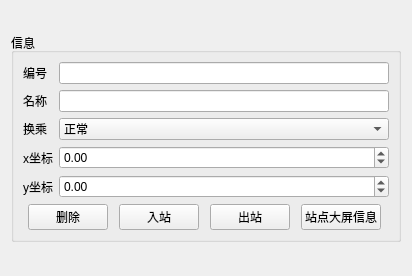
<?xml version="1.0" encoding="UTF-8"?>
<ui version="4.0">
 <class>InfoSation</class>
 <widget class="QWidget" name="InfoSation">
  <property name="geometry">
   <rect>
    <x>0</x>
    <y>0</y>
    <width>412</width>
    <height>276</height>
   </rect>
  </property>
  <property name="windowTitle">
   <string>Form</string>
  </property>
  <layout class="QVBoxLayout" name="verticalLayout">
   <item>
    <widget class="QGroupBox" name="groupBox">
     <property name="sizePolicy">
      <sizepolicy hsizetype="Preferred" vsizetype="Fixed">
       <horstretch>0</horstretch>
       <verstretch>0</verstretch>
      </sizepolicy>
     </property>
     <property name="title">
      <string>信息</string>
     </property>
     <layout class="QVBoxLayout" name="verticalLayout_2">
      <item>
       <layout class="QFormLayout" name="formLayout">
        <item row="0" column="0">
         <widget class="QLabel" name="label_2">
          <property name="font">
           <font>
            <pointsize>9</pointsize>
           </font>
          </property>
          <property name="text">
           <string>编号</string>
          </property>
         </widget>
        </item>
        <item row="1" column="0">
         <widget class="QLabel" name="label_3">
          <property name="font">
           <font>
            <pointsize>9</pointsize>
           </font>
          </property>
          <property name="text">
           <string>名称</string>
          </property>
         </widget>
        </item>
        <item row="2" column="0">
         <widget class="QLabel" name="label_7">
          <property name="font">
           <font>
            <pointsize>9</pointsize>
           </font>
          </property>
          <property name="text">
           <string>换乘</string>
          </property>
         </widget>
        </item>
        <item row="3" column="0">
         <widget class="QLabel" name="label_6">
          <property name="font">
           <font>
            <pointsize>9</pointsize>
           </font>
          </property>
          <property name="text">
           <string>x坐标</string>
          </property>
         </widget>
        </item>
        <item row="4" column="0">
         <widget class="QLabel" name="label_8">
          <property name="font">
           <font>
            <pointsize>9</pointsize>
           </font>
          </property>
          <property name="text">
           <string>y坐标</string>
          </property>
         </widget>
        </item>
        <item row="2" column="1">
         <widget class="QComboBox" name="sizeBox">
          <property name="sizePolicy">
           <sizepolicy hsizetype="Preferred" vsizetype="Fixed">
            <horstretch>0</horstretch>
            <verstretch>0</verstretch>
           </sizepolicy>
          </property>
          <property name="font">
           <font>
            <pointsize>9</pointsize>
           </font>
          </property>
          <item>
           <property name="text">
            <string>正常</string>
           </property>
          </item>
          <item>
           <property name="text">
            <string>大站</string>
           </property>
          </item>
         </widget>
        </item>
        <item row="0" column="1">
         <widget class="QLineEdit" name="idLineEdit">
          <property name="sizePolicy">
           <sizepolicy hsizetype="Preferred" vsizetype="Fixed">
            <horstretch>0</horstretch>
            <verstretch>0</verstretch>
           </sizepolicy>
          </property>
          <property name="font">
           <font>
            <pointsize>9</pointsize>
           </font>
          </property>
          <property name="dragEnabled">
           <bool>false</bool>
          </property>
          <property name="readOnly">
           <bool>true</bool>
          </property>
         </widget>
        </item>
        <item row="1" column="1">
         <widget class="QLineEdit" name="nameLineEdit">
          <property name="sizePolicy">
           <sizepolicy hsizetype="Preferred" vsizetype="Fixed">
            <horstretch>0</horstretch>
            <verstretch>0</verstretch>
           </sizepolicy>
          </property>
          <property name="font">
           <font>
            <pointsize>9</pointsize>
           </font>
          </property>
          <property name="dragEnabled">
           <bool>false</bool>
          </property>
          <property name="readOnly">
           <bool>false</bool>
          </property>
         </widget>
        </item>
        <item row="3" column="1">
         <widget class="QDoubleSpinBox" name="xSpinBox">
          <property name="font">
           <font>
            <pointsize>9</pointsize>
           </font>
          </property>
          <property name="minimum">
           <double>-10000.000000000000000</double>
          </property>
          <property name="maximum">
           <double>10000.000000000000000</double>
          </property>
         </widget>
        </item>
        <item row="4" column="1">
         <widget class="QDoubleSpinBox" name="ySpinBox">
          <property name="font">
           <font>
            <pointsize>9</pointsize>
           </font>
          </property>
          <property name="minimum">
           <double>-10000.000000000000000</double>
          </property>
          <property name="maximum">
           <double>10000.000000000000000</double>
          </property>
         </widget>
        </item>
       </layout>
      </item>
      <item>
       <layout class="QHBoxLayout" name="horizontalLayout">
        <item>
         <widget class="QPushButton" name="deleteButton">
          <property name="sizePolicy">
           <sizepolicy hsizetype="Fixed" vsizetype="Fixed">
            <horstretch>0</horstretch>
            <verstretch>0</verstretch>
           </sizepolicy>
          </property>
          <property name="font">
           <font>
            <pointsize>9</pointsize>
           </font>
          </property>
          <property name="text">
           <string>删除</string>
          </property>
         </widget>
        </item>
        <item>
         <widget class="QPushButton" name="inButton">
          <property name="sizePolicy">
           <sizepolicy hsizetype="Fixed" vsizetype="Fixed">
            <horstretch>0</horstretch>
            <verstretch>0</verstretch>
           </sizepolicy>
          </property>
          <property name="text">
           <string>入站</string>
          </property>
         </widget>
        </item>
        <item>
         <widget class="QPushButton" name="outButton">
          <property name="sizePolicy">
           <sizepolicy hsizetype="Fixed" vsizetype="Fixed">
            <horstretch>0</horstretch>
            <verstretch>0</verstretch>
           </sizepolicy>
          </property>
          <property name="text">
           <string>出站</string>
          </property>
         </widget>
        </item>
        <item>
         <widget class="QPushButton" name="showButton">
          <property name="sizePolicy">
           <sizepolicy hsizetype="Fixed" vsizetype="Fixed">
            <horstretch>0</horstretch>
            <verstretch>0</verstretch>
           </sizepolicy>
          </property>
          <property name="text">
           <string>站点大屏信息</string>
          </property>
         </widget>
        </item>
       </layout>
      </item>
     </layout>
    </widget>
   </item>
  </layout>
 </widget>
 <resources/>
 <connections/>
</ui>
